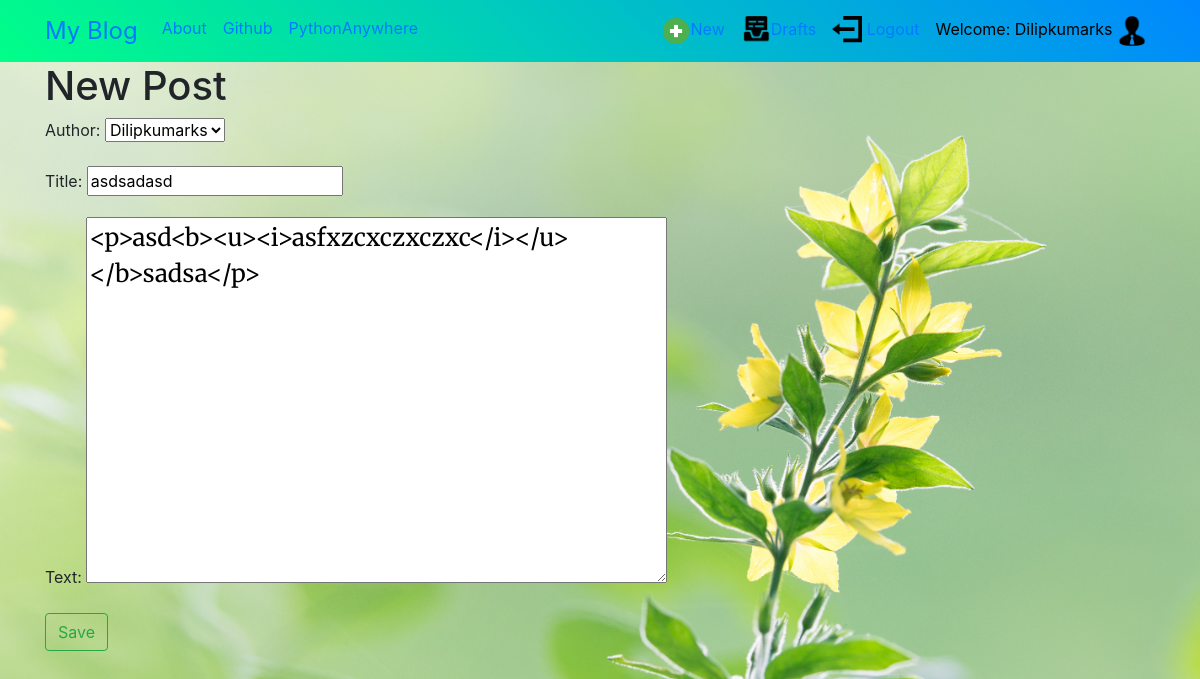
Screenshot of /post/8/edit/ (signed in) with the database file from the repository.
### blog/models.py (models this page shows, shortened)
class Post(models.Model):
    author = models.ForeignKey('auth.User', on_delete=models.CASCADE)
    title = models.CharField(max_length=200)
    text = models.TextField()
    created_date = models.DateTimeField(default=timezone.now)
    published_date = models.DateTimeField(blank=True, null=True)

### blog/views.py (the view)
# urls.py: re_path(r'^post/(?P<pk>\d+)/edit/$',views.PostUpdateView.as_view(),name='post_edit'),
class PostUpdateView(LoginRequiredMixin, UpdateView):
    login_url = '/login/'
    redirect_field_name = 'blog/post_detail.html'
    form_class = PostForm
    model = Post

### blog/forms.py
class PostForm(forms.ModelForm):
    class Meta():
        model = Post
        fields = ('author','title','text')
        widgets = {
            'title':forms.TextInput(attrs={'class':'textinputclass'}),
            'text':forms.Textarea(attrs={'class':'editable medium-editor-textarea postcontent'})
        }

### blog/templates/blog/post_form.html (shortened to what this page needs)
{% extends 'blog/base.html' %}
{% block content %}
    <h1>New Post</h1>
    <form class="post_form" method="POST">
        {{form.as_p}}
        <button type="submit" class="save btn btn-outline-success">Save</button>
    </form>
{% endblock content %}

### blog/templates/blog/base.html (shortened to what this page needs)
<!DOCTYPE html>
{% load static %}
<html lang="en">
<head>
    <link rel="stylesheet" href="https://stackpath.bootstrapcdn.com/bootstrap/4.3.1/css/bootstrap.min.css">
    <link rel="stylesheet" href="//cdn.jsdelivr.net/npm/medium-editor@latest/dist/css/medium-editor.min.css" type="text/css" media="screen" charset="utf-8">
    <link rel="stylesheet" href=" {% static 'css/blog.css' %} ">
</head>
<body class="loader"  >
    <nav class="navbar loaderback navbar-expand-md bg-light navbar-fixed-top">
       <div class="container">
            <ul class="nav navbar-nav">
                <li><a class="navbar-brand bigbrand" href=" {% url 'post_list' %} ">My Blog</a></li>
                <li><a class="nav-link" href=" {% url 'about' %} ">About</a></li>
                <li><a class="nav-link" href="https://www.github.com">Github</a></li>
                <li><a class="nav-link" href="https://www.pythonanywhere.com/">PythonAnywhere</a></li>
            </ul>
            <ul class="nav navbar-nav navbar-right">
                {% if user.is_authenticated %}
                    <li>
                        <a class="nav-link" href=" {% url 'post_new' %} "><img src="{% static 'images/Plus-48.png' %}"height="30" width="30" >New</a>
                    </li>
                    <li>
                        <a class="nav-link" href=" {% url 'post_draft_list' %} "><img src="{% static 'images/Draft-64.png' %}"height="30" width="30" >Drafts</a>
                    </li>
                    <li>
                        <a class="nav-link" href=" {% url 'logout' %}?next={% url 'post_list' %} "><img src="{% static 'images/Account Logout-64.png' %}"height="30" width="30" >
                            Logout</a>
                    </li>
                    <li>
                        <a class="nav-link">Welcome: {{user.username}}
                            {% if user.is_superuser %}
                                <img src="{% static 'images/Administrator-64.png' %}"height="30" width="30" >
                            {% else %}
                                <img src="{% static 'images/User-64.png' %}"height="30" width="30" >
                            {% endif %}
                        </a>
                    </li>
                {% endif %}
            </ul>
        </div>
    </nav>
    <div class="content container">
        <div class="row">
            <div class="col-md-8">
                <div class="blog_posts">
                    {% block content %}
                    {% endblock content %}
                </div>
            </div>
        </div>
    </div>
</body>
</html>

### blog/static/css/blog.css (style rules this page uses)
.postcontent { font-family: 'Merriweather', serif; font-size: 1.5em; }
.bigbrand { font-size: 1.5em; }
.loaderback { filter:hue-rotate(0deg); color: black; background:linear-gradient(45deg,#0f8,#08f); animation:hue 10000ms infinite linear; }
.loader { background-image: url("../images/background-bloom-blooming-blossom-295771.jpg"); background-size: 100%; background-repeat: repeat; filter:hue-rotate(0deg); color:linear-gradient(45deg,#0f8,#08f); animation:hue 10000ms infinite linear; }

### rows the page displays
Post: author "Dilipkumarks", title "asdsadasd", text "<p>asd<b><u><i>asfxzcxczxczxc</i></u></b>sadsa</p>"

### other values shown
{{ user.username }} "Dilipkumarks"
